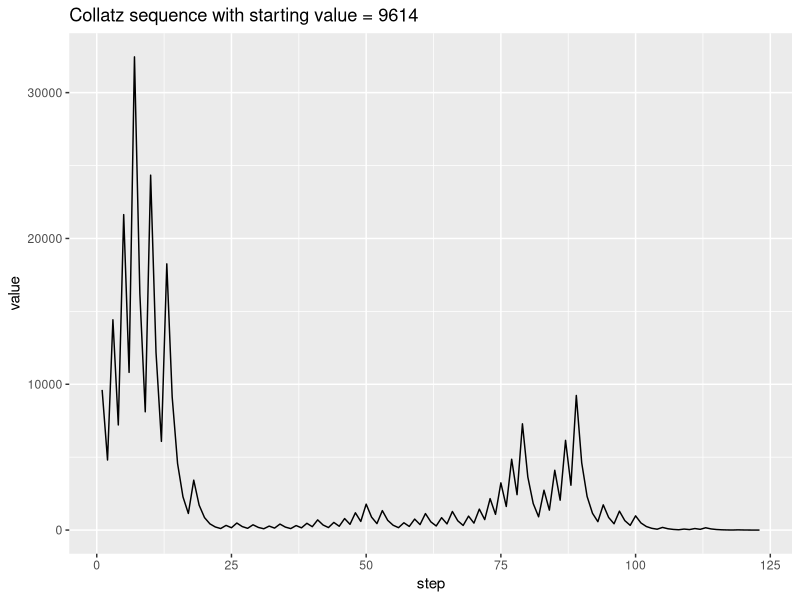
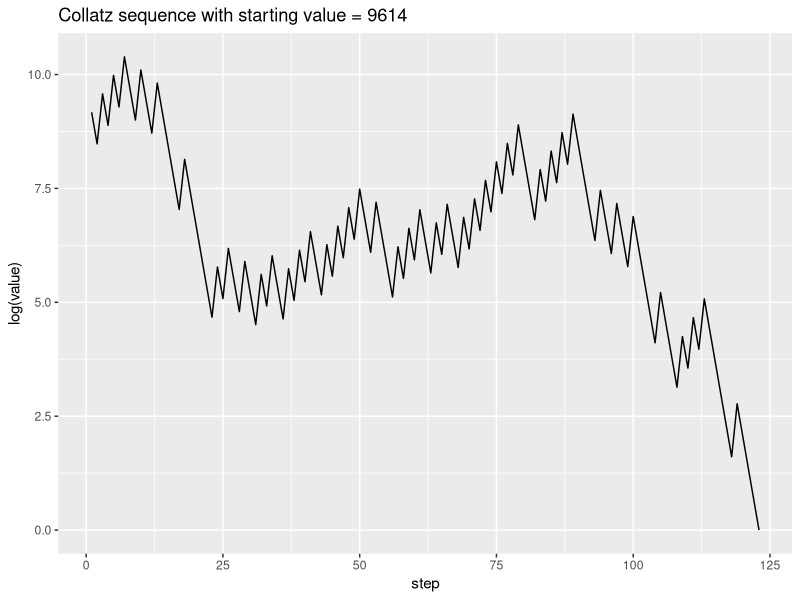
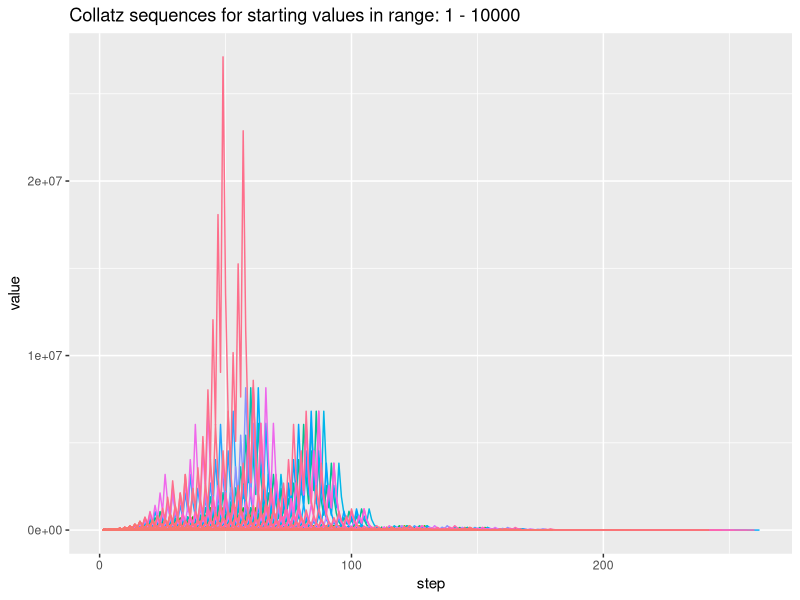
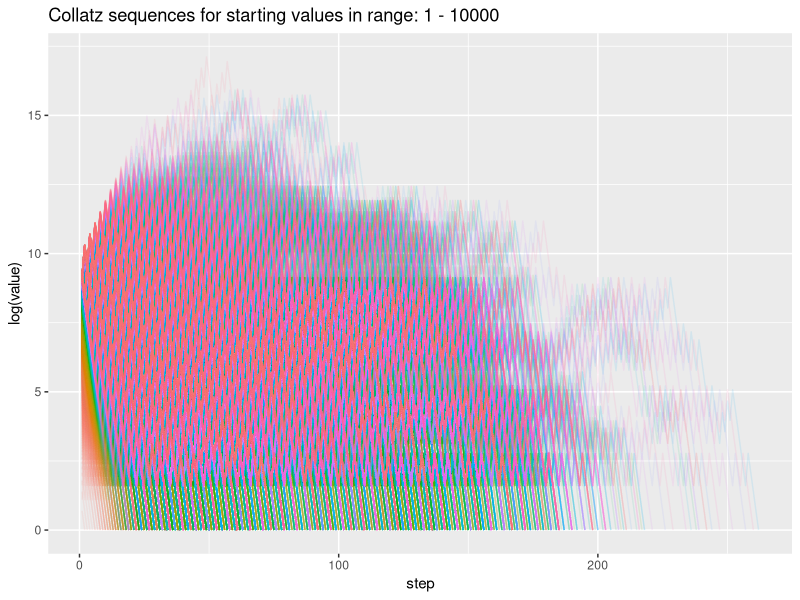
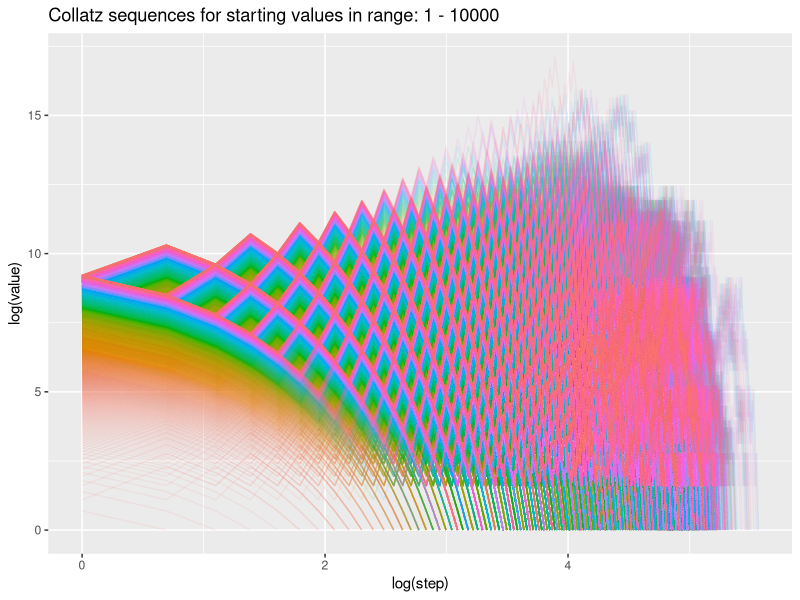
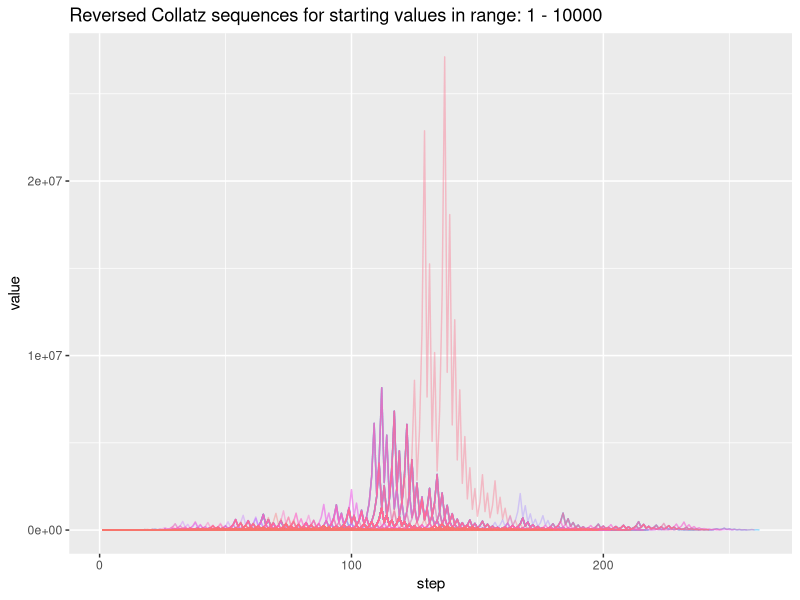
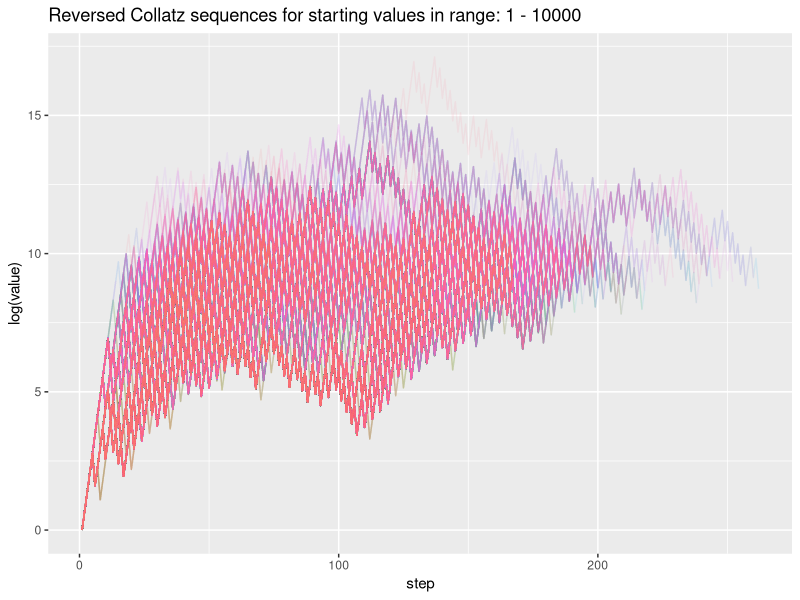
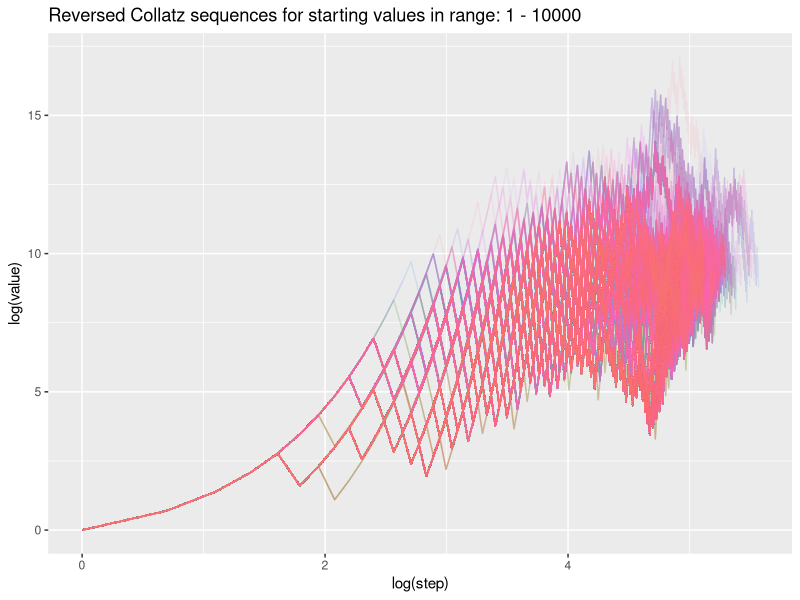

Write R code to recreate these figures, in order.
## ---- chunk 1
knitr::opts_chunk$set(echo = TRUE)
library(tidyverse)
## ---- chunk 2
collatz_even <- function(even_int){
  return(even_int / 2)
}

collatz_odd <- function(odd_int){
  return(3 * odd_int + 1)
}
## ---- chunk 3
seeds <- 1:10000
max_s <- 1000
## ---- chunk 4
collatz_brute_force <- function(start_int, max_steps = 1000){
  new_val <- start_int
  steps <- c(new_val)
  step_count <- 0
  
  # This while statement could never disprove the Collatz conjecture if one start 
  # integer were to lead to infinity, because it has no way of knowing that the 
  # there is no solution, and without a break condition, it would naively keep 
  # running the function ad infinitum. (it has been shown that there are no 
  # starting values that disprove the Collatz conjecture inferior to 2^68)
  
  while(new_val != 1) {
    step_count <- step_count + 1
    if(new_val %% 2 == 0){
      new_val <- collatz_even(new_val)
      steps <- c(steps, new_val)}
    else{
      new_val <- collatz_odd(new_val)
      steps <- c(steps, new_val)}
    if(step_count > max_steps){
      break
    }
  }
  return(list(steps))
}
## ---- chunk 5
# collecting the data
collatz_data <- data.frame(seed = seeds)

collatz_data <- collatz_data %>% 
  rowwise() %>% 
  mutate(sequence = list(collatz_brute_force(seed, max_steps = max_s))) %>% 
  unnest(sequence) %>% 
  rowwise() %>% 
  mutate(max_val = max(sequence),
         n_steps = length(sequence)) %>% 
  mutate(step_index = list(1:n_steps))

collatz_data
## ---- chunk 6
# standard plot
set.seed(0)
seed_value <- sample(seeds, 1)

collatz_data %>% 
  filter(seed == seed_value)%>% 
  select(sequence) %>% 
  unnest(sequence) %>% 
  ggplot(aes(x = 1:length(sequence), y = sequence)) +
  geom_line() +
  labs(x = "step", y = "value", title = print(paste0("Collatz sequence with starting value = ", seed_value)))
## ---- chunk 7
# semi-log plot
collatz_data %>% 
  filter(seed == seed_value)%>% 
  select(sequence) %>% 
  unnest(sequence) %>% 
  ggplot(aes(x = (1:length(sequence)), y = log(sequence))) +
  geom_line() +
  labs(x = "step", y = "log(value)", title = print(paste0("Collatz sequence with starting value = ", seed_value)))
## ---- chunk 8
# preparing the data
collatz_sequences <- collatz_data %>% 
  select(seed, sequence, step_index) %>%
  unnest(c(sequence, step_index)) %>% 
  pivot_longer(cols = -c(step_index, seed), names_to = "variable", values_to = "values") %>% 
  select(-variable)
## ---- chunk 9
# standard plot
collatz_sequences %>% 
  ggplot(aes(x = step_index, y = values, colour = as.factor(seed))) +
  geom_line() + theme(legend.position = "none") +
  labs(title = paste0("Collatz sequences for starting values in range: ", range(seeds)[1], " - ", range(seeds)[2]),
       x = "step", y = "value")

# semi-log plot
collatz_sequences %>% 
  ggplot(aes(x = (step_index), y = log(values), colour = as.factor(seed))) +
  geom_line(alpha = 0.1) + theme(legend.position = "none") +
  labs(title = paste0("Collatz sequences for starting values in range: ", range(seeds)[1], " - ", range(seeds)[2]),
       x = "step", y = "log(value)")

# log-log plot
collatz_sequences %>% 
  ggplot(aes(x = log(step_index), y = log(values), colour = as.factor(seed))) +
  geom_line(alpha = 0.1) + theme(legend.position = "none") +
  labs(title = paste0("Collatz sequences for starting values in range: ", range(seeds)[1], " - ", range(seeds)[2]),
       x = "log(step)", y = "log(value)")
## ---- chunk 10
# preparing the data
collatz_sequences_rev <- collatz_data %>% 
  select(seed, sequence, step_index) %>%
  rowwise() %>% 
  mutate(step_index = list(rev(step_index))) %>% 
  unnest(c(sequence, step_index)) %>% 
  pivot_longer(cols = -c(step_index, seed), names_to = "variable", values_to = "values") %>% 
  select(-variable) 

# standard plot
collatz_sequences_rev %>% 
  ggplot(aes(x = step_index, y = values, colour = as.factor(seed))) +
  geom_line(alpha = 0.4) + theme(legend.position = "none") +
  labs(title = paste0("Reversed Collatz sequences for starting values in range: ", range(seeds)[1], " - ", range(seeds)[2]),
       x = "step", y = "value")

# semi-log plot
collatz_sequences_rev %>% 
  ggplot(aes(x = step_index, y = log(values), colour = as.factor(seed))) +
  geom_line(alpha = 0.1) + theme(legend.position = "none") +
  labs(title = paste0("Reversed Collatz sequences for starting values in range: ", range(seeds)[1], " - ", range(seeds)[2]),
       x = "step", y = "log(value)")

# log-log plot
collatz_sequences_rev %>% 
  ggplot(aes(x = log(step_index), y = log(values), colour = as.factor(seed))) +
  geom_line(alpha = 0.1) + theme(legend.position = "none") +
  labs(title = paste0("Reversed Collatz sequences for starting values in range: ", range(seeds)[1], " - ", range(seeds)[2]),
       x = "log(step)", y = "log(value)")
## ---- chunk 11
collatz_data %>% 
  ggplot(aes(x = seed, y = n_steps, colour = log(max_val))) +
  geom_point(size = .6) +

  labs(title = paste0("Steps to 1 for Collatz sequences with starting values in range: ", 
                      range(seeds)[1], " - ", range(seeds)[2]),
       x = "starting value", y = "number of steps to 1", colour = "log(highest reached point)") +
  theme(legend.position="bottom") +
  scale_color_gradientn(colours = rainbow(2))

collatz_data %>% 
  ggplot(aes(x = log(seed), y = log(max_val), colour = n_steps)) +
  geom_point(size = .6) + 
  labs(title = paste0("Highest reached points \nfor Collatz sequences with starting values in range: ", 
                      range(seeds)[1], " - ", range(seeds)[2]),
       x = "log(starting value)", y = "log(highest point)", colour = "n steps to 1") +
  scale_color_gradientn(colours = rainbow(2))

collatz_data %>% 
  ggplot(aes(x = log(seed), y = log(max_val-seed), colour = n_steps)) +
  geom_point(size = .6) +
  labs(title = paste0("Highest reached points above initial value \nfor Collatz sequences with starting values in range: ", range(seeds)[1], " - ", range(seeds)[2]),
       x = "log(starting value)", y = "log(highest point - starting value)", colour = "n steps to 1") +
  scale_color_gradientn(colours = rainbow(2))
